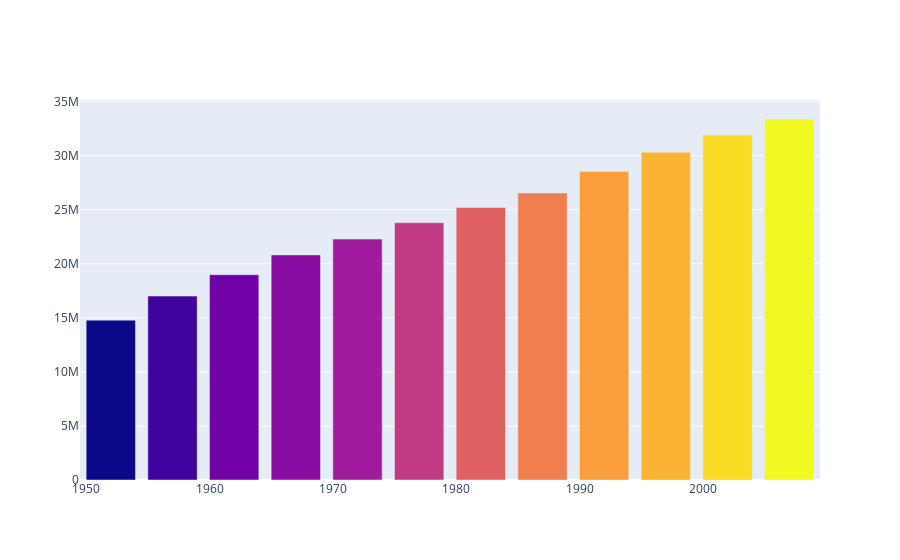

Here is the notebook cell this chart was saved with:
### Code cell
# change color based on life expectancy, has to be a number
fig = go.Figure()
fig.add_trace(go.Bar(x=x, y=y, marker_color=data_canada['lifeExp'], hovertext=life_exp))
fig.show()

### Figure 1 — Plotly figure (JSON) as saved in the notebook; plotly's stock layout.template omitted (floating-point values rounded to 4 significant figures)
{"data": [{"hovertext": ["Life exp: 68.75", "Life exp: 69.96", "Life exp: 71.3", "Life exp: 72.13", "Life exp: 72.88", "Life exp: 74.21", "Life exp: 75.76", "Life exp: 76.86", "Life exp: 77.95", "Life exp: 78.61", "Life exp: 79.77", "Life exp: 80.653"], "marker": {"color": [68.75, 69.96, 71.3, 72.13, 72.88, 74.21, 75.76, 76.86, 77.95, 78.61, 79.77, 80.65]}, "type": "bar", "x": [1952, 1957, 1962, 1967, 1972, 1977, 1982, 1987, 1992, 1997, 2002, 2007], "y": [14785584, 17010154, 18985849, 20819767, 22284500, 23796400, 25201900, 26549700, 28523502, 30305843, 31902268, 33390141]}], "layout": {}}
